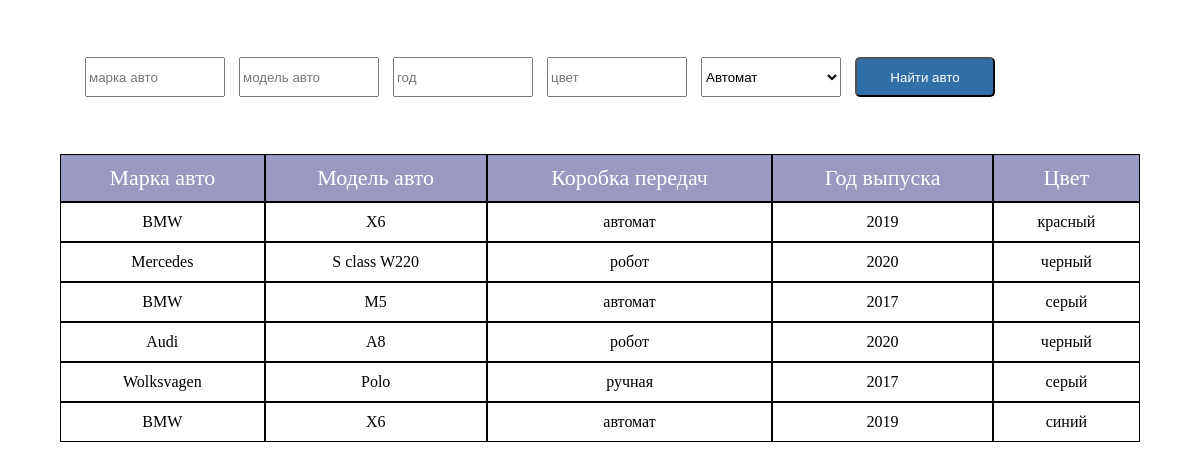
The app's page /index/ with its own data.
### auto_app/models.py (models this page shows, shortened)
class Car(models.Model):
	brend = models.CharField(max_length=255)
	car_model = models.CharField(max_length=255)
	release_year = models.IntegerField()
	gearbox_choices = ((0, 'ручная'),(1, 'автомат'),(2, 'робот'),)
	gearbox = models.SmallIntegerField(default=0,choices=gearbox_choices)
	body_color = models.CharField(max_length=255)

### auto_app/views.py (the view)
# urls.py: path('index/', CarListView.as_view()),
class CarListView(TemplateView):
	template_name = 'index.html'
	model = Car
	context_object_name = 'cars'
	def get_context_data(self, **kwargs):
		params = self.request.GET
		query = Q()
		for key, value in params.items():
			if value and key in vars(Car):
				query &= Q(**{key: value})
		print(query)
		return {"cars": Car.objects.filter(query)}

### auto_app/templates/index.html (shortened to what this page needs)
{% load static %}
<!DOCTYPE html>
<html lang="en">
<head>
	<link rel="stylesheet" href="{% static 'css/index.css'%}">
</head>
<body>
	<div class='form-wrapper'>
		<form action="/index/" class="form-row">
            <input class="form-elem brend-input" name="brend" type="search" placeholder="марка авто">
            <input class="form-elem model-input" name="car_model" type="search" placeholder="модель авто">
            <input class="form-elem year-input" name="release_year" type="search" placeholder="год">
            <input class="form-elem color-input" name="body_color" type="search" placeholder="цвет">
            <select class="form-elem gearbox-choice" name="gearbox">
            	<option value="1">Автомат</option>
            </select>
            <button class="form-elem btn">Найти авто</button>
        </form>
    </div>
	<div class="table-wrapper">
		<table>
			<thead>
				<tr>
					<td class="t-header-elem">Марка авто</td>
					<td class="t-header-elem">Модель авто</td>
					<td class="t-header-elem">Коробка передач</td>
					<td class="t-header-elem">Год выпуска</td>
					<td class="t-header-elem">Цвет</td>
				</tr>
			</thead>
			{% for car in cars %}
				<tr>
					<td class="t-elem">{{car.brend}}</td>
					<td class="t-elem"> {{car.car_model}}</td>
					<td class="t-elem">{{car.get_gearbox_display}}</td>
					<td class="t-elem">{{car.release_year}}</td>
					<td class="t-elem">{{car.body_color}}</td>
				</tr>
			{% endfor %}
		</table>
	</div>
</body>
</html>

### auto_app/static/css/index.css (style rules this page uses)
body { margin:0; }
.form-wrapper { width:100%; justify-content: center; margin-top: 50px; }
.form-row { display: flex; justify-content: center; width: 90%; flex-wrap: wrap; }
.form-elem { margin:7px; width:140px; height:40px; }
.btn { border-radius: 5px; background-color:#326fa8; color: #fff; }
.table-wrapper { margin-top: 50px; display: flex; justify-content: center; width: 100%; }
table { width: 90%; border-spacing: 0; border-collapse: separate; }
.t-header-elem { background-color: #0066; color: #fff; vertical-align: middle; padding: 10px; font-size: 22px; text-align: center; border:1px solid black; min-width: 70px; }
.t-elem { vertical-align: middle; padding: 10px; font-size: 16px; text-align: center; border:1px solid black; min-width: 70px; }

### records on screen
Car: brend "BMW", car_model "X6", gearbox "автомат", release_year "2019", body_color "красный"
Car: brend "Mercedes", car_model "S class W220", gearbox "робот", release_year "2020", body_color "черный"
Car: brend "BMW", car_model "M5", gearbox "автомат", release_year "2017", body_color "серый"
Car: brend "Audi", car_model "A8", gearbox "робот", release_year "2020", body_color "черный"
Car: brend "Wolksvagen", car_model "Polo", gearbox "ручная", release_year "2017", body_color "серый"
Car: brend "BMW", car_model "X6", gearbox "автомат", release_year "2019", body_color "синий"
